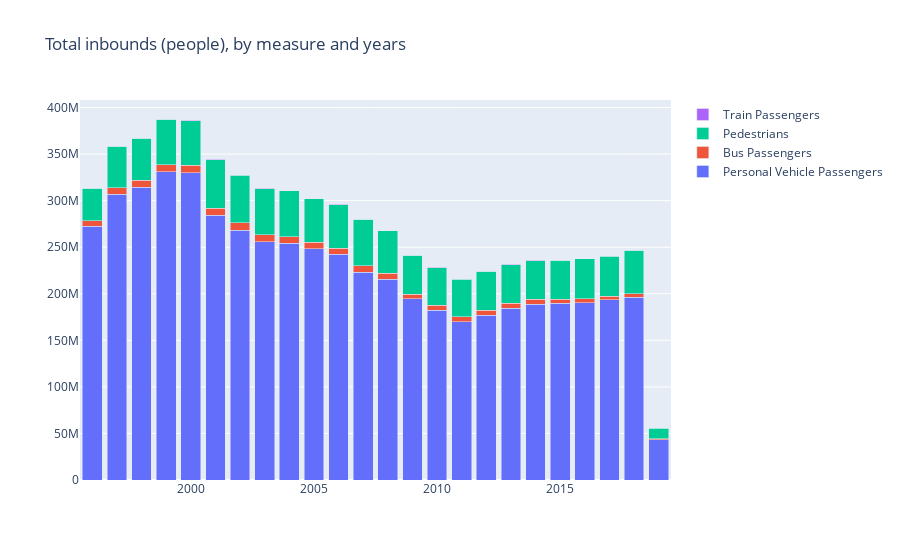

Source (notebook cell):
### Code cell
fig = go.Figure(data = [go.Bar(x = yrs, y = m.loc(axis=0)[:, mes].values.flatten().tolist(), name = mes) for mes in measures ])
    
fig.update_layout(title = 'Total inbounds (people), by measure and years', barmode='stack', xaxis={'categoryorder':'category ascending'})
fig.show()
